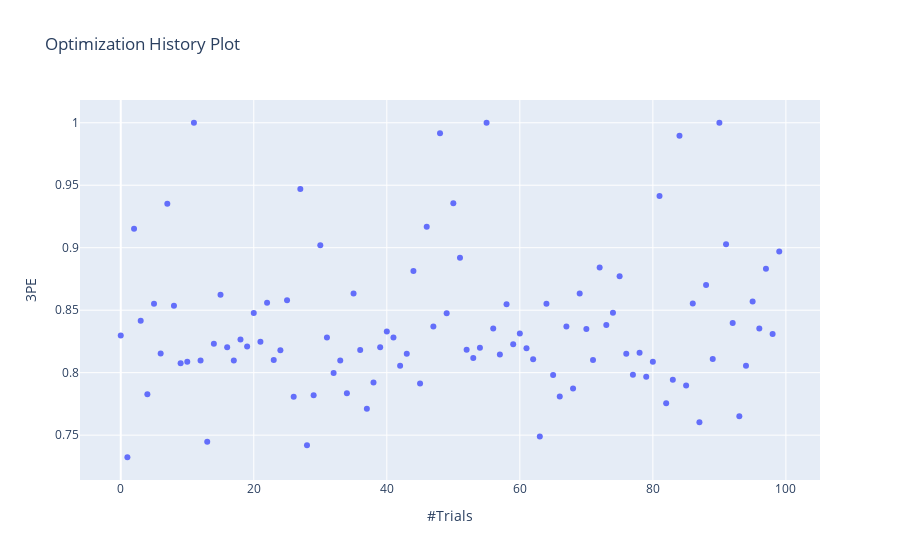

The cell this chart's notebook holds for it:
### Code cell
plot_optimization_history(study, **three_pe_plot_kwargs)
